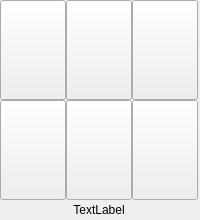
<?xml version="1.0" encoding="UTF-8"?>
<ui version="4.0">
 <class>ModelPanel6Key</class>
 <widget class="QWidget" name="ModelPanel6Key">
  <property name="geometry">
   <rect>
    <x>0</x>
    <y>0</y>
    <width>200</width>
    <height>220</height>
   </rect>
  </property>
  <property name="minimumSize">
   <size>
    <width>200</width>
    <height>220</height>
   </size>
  </property>
  <property name="maximumSize">
   <size>
    <width>200</width>
    <height>220</height>
   </size>
  </property>
  <property name="windowTitle">
   <string>Form</string>
  </property>
  <property name="styleSheet">
   <string notr="true"/>
  </property>
  <layout class="QGridLayout" name="gridLayout">
   <property name="leftMargin">
    <number>0</number>
   </property>
   <property name="topMargin">
    <number>0</number>
   </property>
   <property name="rightMargin">
    <number>0</number>
   </property>
   <property name="bottomMargin">
    <number>0</number>
   </property>
   <property name="spacing">
    <number>0</number>
   </property>
   <item row="0" column="0">
    <widget class="QPushButton" name="key_4">
     <property name="minimumSize">
      <size>
       <width>66</width>
       <height>100</height>
      </size>
     </property>
     <property name="maximumSize">
      <size>
       <width>66</width>
       <height>100</height>
      </size>
     </property>
     <property name="text">
      <string/>
     </property>
    </widget>
   </item>
   <item row="0" column="1">
    <widget class="QPushButton" name="key_5">
     <property name="minimumSize">
      <size>
       <width>66</width>
       <height>100</height>
      </size>
     </property>
     <property name="maximumSize">
      <size>
       <width>66</width>
       <height>100</height>
      </size>
     </property>
     <property name="text">
      <string/>
     </property>
    </widget>
   </item>
   <item row="0" column="2">
    <widget class="QPushButton" name="key_1">
     <property name="enabled">
      <bool>true</bool>
     </property>
     <property name="minimumSize">
      <size>
       <width>66</width>
       <height>100</height>
      </size>
     </property>
     <property name="maximumSize">
      <size>
       <width>66</width>
       <height>100</height>
      </size>
     </property>
     <property name="text">
      <string/>
     </property>
     <property name="checkable">
      <bool>false</bool>
     </property>
    </widget>
   </item>
   <item row="1" column="0">
    <widget class="QPushButton" name="key_3">
     <property name="minimumSize">
      <size>
       <width>66</width>
       <height>100</height>
      </size>
     </property>
     <property name="maximumSize">
      <size>
       <width>66</width>
       <height>100</height>
      </size>
     </property>
     <property name="text">
      <string/>
     </property>
    </widget>
   </item>
   <item row="1" column="2">
    <widget class="QPushButton" name="key_2">
     <property name="minimumSize">
      <size>
       <width>66</width>
       <height>100</height>
      </size>
     </property>
     <property name="maximumSize">
      <size>
       <width>66</width>
       <height>100</height>
      </size>
     </property>
     <property name="autoFillBackground">
      <bool>false</bool>
     </property>
     <property name="styleSheet">
      <string notr="true"/>
     </property>
     <property name="text">
      <string/>
     </property>
    </widget>
   </item>
   <item row="2" column="1">
    <widget class="QLabel" name="addr">
     <property name="text">
      <string>TextLabel</string>
     </property>
     <property name="alignment">
      <set>Qt::AlignCenter</set>
     </property>
    </widget>
   </item>
   <item row="1" column="1">
    <widget class="QPushButton" name="key_6">
     <property name="sizePolicy">
      <sizepolicy hsizetype="Minimum" vsizetype="Fixed">
       <horstretch>0</horstretch>
       <verstretch>0</verstretch>
      </sizepolicy>
     </property>
     <property name="minimumSize">
      <size>
       <width>66</width>
       <height>100</height>
      </size>
     </property>
     <property name="maximumSize">
      <size>
       <width>66</width>
       <height>100</height>
      </size>
     </property>
     <property name="styleSheet">
      <string notr="true"/>
     </property>
     <property name="text">
      <string/>
     </property>
    </widget>
   </item>
  </layout>
 </widget>
 <resources/>
 <connections/>
</ui>
